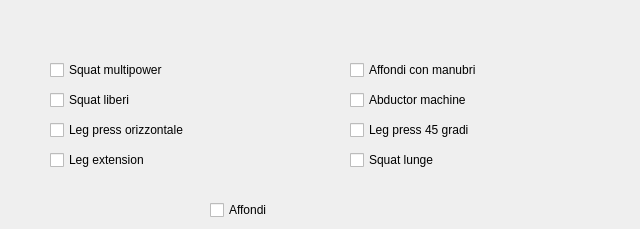
      <widget class="QWidget" name="tab_7">
       <attribute name="title">
        <string>Quadricipiti</string>
       </attribute>
       <widget class="QCheckBox" name="checkBox_74">
        <property name="geometry">
         <rect>
          <x>350</x>
          <y>60</y>
          <width>281</width>
          <height>20</height>
         </rect>
        </property>
        <property name="text">
         <string>Affondi con manubri</string>
        </property>
       </widget>
       <widget class="QCheckBox" name="checkBox_77">
        <property name="geometry">
         <rect>
          <x>350</x>
          <y>150</y>
          <width>201</width>
          <height>20</height>
         </rect>
        </property>
        <property name="text">
         <string>Squat lunge</string>
        </property>
       </widget>
       <widget class="QCheckBox" name="checkBox_61">
        <property name="geometry">
         <rect>
          <x>210</x>
          <y>200</y>
          <width>121</width>
          <height>20</height>
         </rect>
        </property>
        <property name="text">
         <string>Affondi</string>
        </property>
       </widget>
       <widget class="QCheckBox" name="checkBox_76">
        <property name="geometry">
         <rect>
          <x>50</x>
          <y>90</y>
          <width>281</width>
          <height>20</height>
         </rect>
        </property>
        <property name="text">
         <string>Squat liberi</string>
        </property>
       </widget>
       <widget class="QCheckBox" name="checkBox_79">
        <property name="geometry">
         <rect>
          <x>50</x>
          <y>120</y>
          <width>271</width>
          <height>20</height>
         </rect>
        </property>
        <property name="text">
         <string>Leg press orizzontale</string>
        </property>
       </widget>
       <widget class="QCheckBox" name="checkBox_72">
        <property name="geometry">
         <rect>
          <x>350</x>
          <y>90</y>
          <width>181</width>
          <height>20</height>
         </rect>
        </property>
        <property name="text">
         <string>Abductor machine</string>
        </property>
       </widget>
       <widget class="QCheckBox" name="checkBox_54">
        <property name="geometry">
         <rect>
          <x>350</x>
          <y>120</y>
          <width>201</width>
          <height>20</height>
         </rect>
        </property>
        <property name="text">
         <string>Leg press 45 gradi</string>
        </property>
       </widget>
       <widget class="QCheckBox" name="checkBox_68">
        <property name="geometry">
         <rect>
          <x>50</x>
          <y>60</y>
          <width>281</width>
          <height>20</height>
         </rect>
        </property>
        <property name="text">
         <string>Squat multipower</string>
        </property>
       </widget>
       <widget class="QCheckBox" name="checkBox_71">
        <property name="geometry">
         <rect>
          <x>50</x>
          <y>150</y>
          <width>281</width>
          <height>20</height>
         </rect>
        </property>
        <property name="text">
         <string>Leg extension</string>
        </property>
       </widget>
      </widget>
